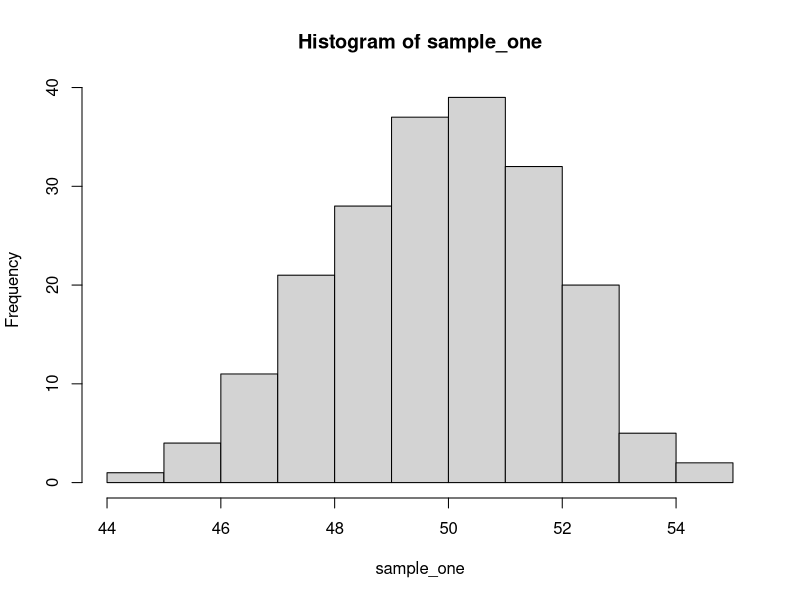
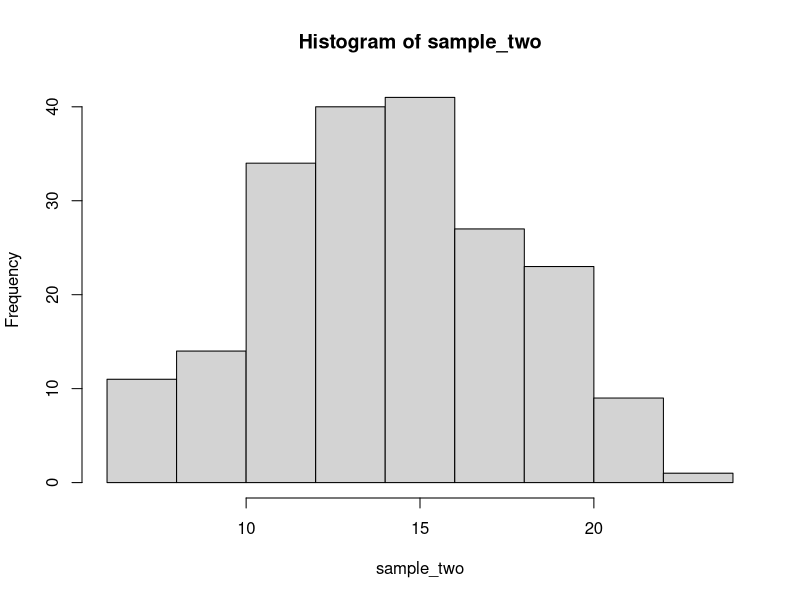

Write R code to recreate these figures, in order.
## ---- chunk 1
#First, let's make a data set with a normal distribution to use as a comparison later on. Remember, we want a large data set in order to run this test effectively.
sample_one <- rnorm(200, mean = 50, sd = 2) #making an arbitrary data set with the rnorm function to ensure normalcy
head(sample_one) #first 6 rows of our new data set
hist(sample_one) #visualizing the normal distribution with a histogram
## ---- chunk 2
sample_two <- rpois(200, 15) #using rpois() to randomize a large data set, keeping our size the same for simplicity
head(sample_two)
hist(sample_two)
## ---- chunk 3
# create matrix with 5 columns and 2 rows
data <- matrix(c(16,25,17,8,11, 14, 5, 13, 22, 19), nrow = 2, ncol = 5, byrow = TRUE)
 
# specify the column names and row names of matrix
colnames(data) <- c('A.marmorata ','C.fimbriata ','C.picta ','C.flavomarginata ', 'C.amboinensis')
rownames(data) <-  c('Cucumber','Lettuce')
 
# assign to table
final = as.table(data)
 
# display
final
## ---- chunk 4
data_2 <- matrix(c(16, 25, 17, 8, 11, 14, 5, 13, 22, 19, 18, 18, 18, 18, 18), nrow = 3, ncol = 5)
colnames(data_2) <- c('A.marmorata ','C.fimbriata ','C.picta ','C.flavomarginata ', 'C.amboinensis')
rownames(data_2) <-  c('Cucumber','Lettuce', 'Prediction')
#assign to table
final_new = as.table(data_2)
final_new
